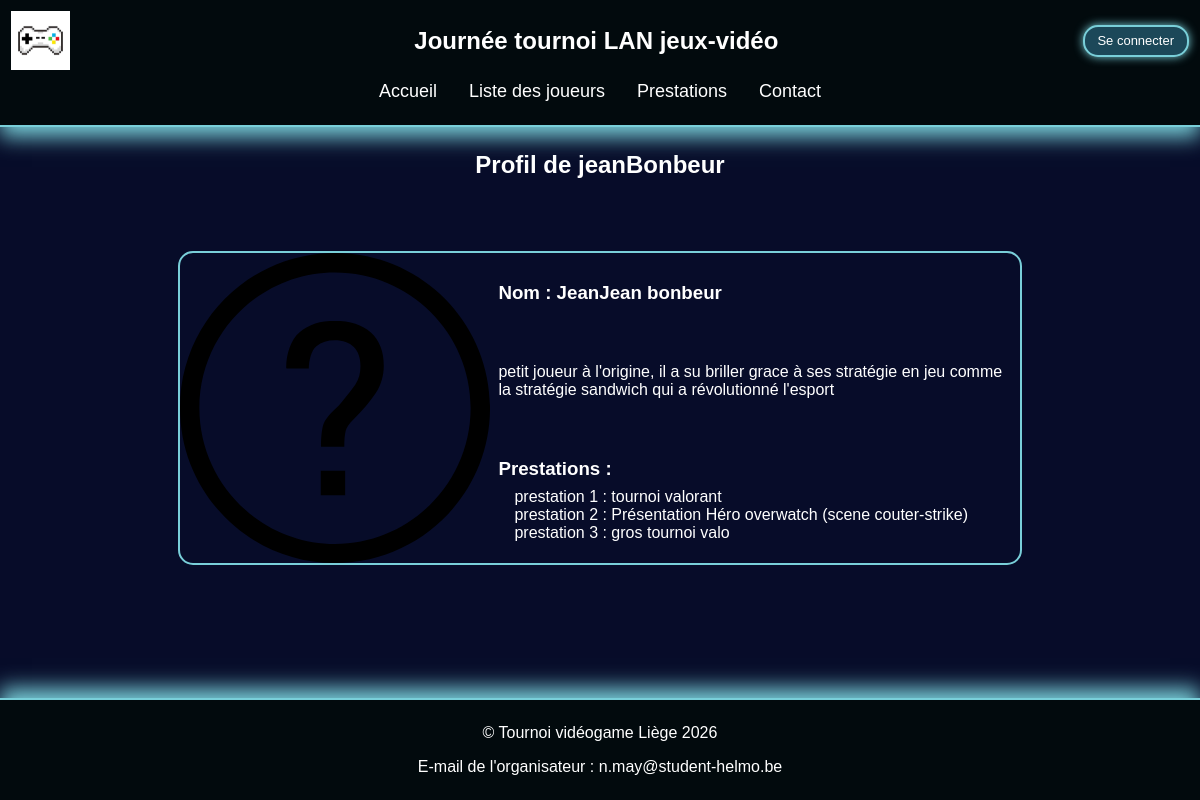
The app's page /JoueurEx.php?id=1 with its own data.
### tables this page shows
CREATE TABLE `joueur` (
  `idJoueur` int(2) NOT NULL,
  `pseudo` varchar(50) NOT NULL,
  `photo` varchar(100) NOT NULL,
  `description` varchar(200) NOT NULL,
  `idUtilisateur` int(2) NOT NULL
);

CREATE TABLE `utilisateur` (
  `iduser` int(2) NOT NULL,
  `nom` varchar(50) NOT NULL,
  `prenom` varchar(50) NOT NULL,
  `motDePasse` varchar(50) NOT NULL,
  `Email` varchar(50) NOT NULL
);

CREATE TABLE `prestation` (
  `idPrestation` int(2) NOT NULL,
  `titre` varchar(50) NOT NULL,
  `description` varchar(200) NOT NULL,
  `image` varchar(100) NOT NULL,
  `idScene` int(2) NOT NULL,
  `idJoueur` int(2) NOT NULL,
  `idheure` int(2) DEFAULT NULL
);

### app/Model/Joueur.php (called while the page is built, shortened)
<?php
require_once __DIR__ . "/utilisateur.php";
require_once __DIR__ . "/prestation.php";
class Joueur
{
    private int $idJoueur;
    private string $pseudo;
    private string $photo;
    private string $description;
    private int $idUtilisateur;
    public function getDescription(): string
    {
        return $this->description;
    }
    public function getImage(): string
    {
        return $this->photo;
    }
    public function getPseudo(): string
    {
        return $this->pseudo;
    }
    public function getIdJoueur() :int {
        return $this->idJoueur;
    }
    public static function findById(int $id) {
        $pdo = Database::getPDO();
        $requete = $pdo->prepare("SELECT * FROM joueur WHERE idJoueur = :id");
        $requete->bindValue(':id',$id,PDO::PARAM_INT);
        $requete->execute();
        $requete->setFetchMode(PDO::FETCH_CLASS,Joueur::class);
        return $requete->fetch() ?: null;
    }
    public function getPrestations() {
         $pdo = Database::getPDO();
        $requete = $pdo->prepare("SELECT idPrestation AS idPrestation, idScene AS idScene, idJoueur AS idJoueur, idheure AS idHeure, titre AS titre, description AS description, image AS image FROM prestation WHERE idJoueur = :id");
        $requete->bindValue(':id',$this->getIdJoueur(),PDO::PARAM_INT);
        $requete->execute();
        $requete->setFetchMode(PDO::FETCH_CLASS,Prestation::class);
        return $requete->fetchAll() ;
    }
    public function findUtilisateur(int $idUtilisateur) {
        $pdo = Database::getPDO();
        $requete = $pdo->prepare("SELECT idUser AS idUser, nom, prenom, motDePasse AS password, Email AS email FROM utilisateur WHERE idUser = :id");
        $requete->bindValue(':id', $idUtilisateur, PDO::PARAM_INT);
        $requete->execute();
        $requete->setFetchMode(PDO::FETCH_CLASS, Utilisateur::class);
        return $requete->fetch() ?: null;
    }
    public function getUtilisateur(): ?Utilisateur {
        return $this->idUtilisateur ? $this->findUtilisateur($this->idUtilisateur) : null;
    }
}
?>

### app/Model/utilisateur.php (called while the page is built, shortened)
<?php
require_once __DIR__ . "/Joueur.php";
class Utilisateur
{
    private string $nom;
    private string $prenom;
    public function getNom(): string
    {
        return $this->nom;
    }
    public function getPrenom(): string
    {
        return $this->prenom;
    }
}

### app/Model/prestation.php (called while the page is built, shortened)
<?php
require_once __DIR__ . "/Joueur.php";
class Prestation
{
    private ?int $idPrestation = null;
    private ?string $titre = null;
    public function getTitre(): string
    {
        return $this->titre;
    }
    public function getIdPrestation(): ?int
    {
        return $this->idPrestation;
    }
}

### JoueurEx.php (the view, shortened to what this page needs)
<?php
require_once "app/Model/Joueur.php";
require_once "app/Model/prestation.php";
$joueurSelectionne = null;
$prestations = [];
$utilisateur = null;
$erreur = "";
$cpt = 1;
if (isset($_GET['id']) && !empty($_GET['id'])) {
    $id = (int)$_GET['id'];
    try {
        $joueurSelectionne = Joueur::findById($id);
        $utilisateur = $joueurSelectionne ? $joueurSelectionne->getUtilisateur() : null;
    } catch (PDOException $e) {
        $erreur = "Erreur de base de données : " . $e->getMessage();
    }
} else {
    $erreur = "Aucun joueur n'a été sélectionné.";
}
try {
    $prestations = $joueurSelectionne->getPrestations();
} catch (PDOException $e) {
    $erreur = "Erreur de base de données : " . $e->getMessage();
}
?>
<!DOCTYPE html>
<html lang="fr">
<head>
    <link rel="stylesheet" href="assets/css/Style.css">
</head>
<body>
    <?php require_once "app/view/header.php"; ?>
    <main>
    <?php if ($erreur) {
       echo "<span>$erreur</span>";
    }elseif ($joueurSelectionne) {
        echo "<h2>Profil de ". $joueurSelectionne->getPseudo() . "</h2>
        <article id='presentation' class='exemple'>
        <img src='assets/img/" . $joueurSelectionne->getImage() . "' alt='Photo'>
        <div id='biographie'>
        <h3>Nom : " . $utilisateur->getNom() . " " . $utilisateur->getPrenom() . "</h3>
        <p>" . $joueurSelectionne->getDescription() . "</p>";
        echo "<div><h3>Prestations :</h3>";
        foreach ($prestations as $presta) {
            echo " <a href='prestationEx.php?id=" . $presta->getIdPrestation() . "'>prestation " . $cpt . " : " . $presta->getTitre() . "</a><br>";
            $cpt++;
        }
        echo "</div></div></article>";
    } else {
        echo "</div>
        </article>";
    }?>
    </main>
    <?php require_once "app/view/footer.php"; ?>
</body>
</html>

### assets/css/Style.css (style rules this page uses)
* { font-family: Arial, Helvetica, sans-serif; padding: 0; margin: 0; color: white; }
body { display: flex; flex-direction: column; min-height: 100vh; }
a { color: white; padding: 0.5rem; text-decoration: none; }
p { padding: 0.5rem; }
main { background-color: #070C29; display: flex; flex: 1; flex-direction: column; align-items: center; }
article img { border-bottom-right-radius: 15px; border-top-right-radius: 15px; }
h2 { padding: 0.5rem; margin: 1rem; }
h3 { padding: 0.5rem; }
article.exemple { height: 80%; width: 70%; margin: 3rem; }
article.exemple { display: flex; flex-direction: row; border: #79CFD9 solid 2px; border-radius: 15px; }
#biographie { display: flex; flex-direction: column; justify-content: space-around; }
article.exemple img { width: 60%; border-radius: 15px 0px 0px 15px; }
article.exemple a { transition: ease; }
#biographie a { padding: 0.5rem; margin: 1rem; }

### records on screen
joueur: pseudo "jeanBonbeur", photo (picture), description "petit joueur à l'origine, il a su briller grace à ses stratégie en jeu comme la stratégie sandwich qui a révolutionné l'esport"
utilisateur: nom "JeanJean", prenom "bonbeur"
prestation: titre "tournoi valorant"
prestation: titre "Présentation Héro overwatch (scene couter-strike)"
prestation: titre "gros tournoi valo"
